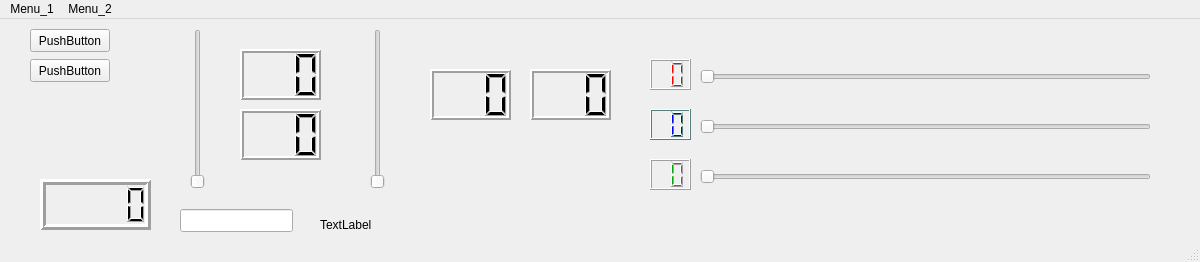
<?xml version="1.0" encoding="UTF-8"?>
<ui version="4.0">
 <class>MainWindow</class>
 <widget class="QMainWindow" name="MainWindow">
  <property name="geometry">
   <rect>
    <x>0</x>
    <y>0</y>
    <width>1200</width>
    <height>262</height>
   </rect>
  </property>
  <property name="windowTitle">
   <string>GE3</string>
  </property>
  <widget class="QWidget" name="centralwidget">
   <widget class="QPushButton" name="pushButton_1">
    <property name="geometry">
     <rect>
      <x>30</x>
      <y>10</y>
      <width>80</width>
      <height>23</height>
     </rect>
    </property>
    <property name="text">
     <string>PushButton</string>
    </property>
   </widget>
   <widget class="QPushButton" name="pushButton_2">
    <property name="geometry">
     <rect>
      <x>30</x>
      <y>40</y>
      <width>80</width>
      <height>23</height>
     </rect>
    </property>
    <property name="text">
     <string>PushButton</string>
    </property>
   </widget>
   <widget class="QSlider" name="verticalSlider_1">
    <property name="geometry">
     <rect>
      <x>190</x>
      <y>10</y>
      <width>16</width>
      <height>160</height>
     </rect>
    </property>
    <property name="maximum">
     <number>255</number>
    </property>
    <property name="orientation">
     <enum>Qt::Vertical</enum>
    </property>
   </widget>
   <widget class="QSlider" name="verticalSlider_2">
    <property name="geometry">
     <rect>
      <x>370</x>
      <y>10</y>
      <width>16</width>
      <height>160</height>
     </rect>
    </property>
    <property name="maximum">
     <number>255</number>
    </property>
    <property name="orientation">
     <enum>Qt::Vertical</enum>
    </property>
   </widget>
   <widget class="QSlider" name="horizontalSlider_1">
    <property name="enabled">
     <bool>true</bool>
    </property>
    <property name="geometry">
     <rect>
      <x>700</x>
      <y>50</y>
      <width>451</width>
      <height>16</height>
     </rect>
    </property>
    <property name="orientation">
     <enum>Qt::Horizontal</enum>
    </property>
   </widget>
   <widget class="QSlider" name="horizontalSlider_2">
    <property name="geometry">
     <rect>
      <x>700</x>
      <y>100</y>
      <width>451</width>
      <height>16</height>
     </rect>
    </property>
    <property name="orientation">
     <enum>Qt::Horizontal</enum>
    </property>
   </widget>
   <widget class="QLCDNumber" name="lcdNumber_1">
    <property name="geometry">
     <rect>
      <x>650</x>
      <y>40</y>
      <width>41</width>
      <height>31</height>
     </rect>
    </property>
    <property name="palette">
     <palette>
      <active>
       <colorrole role="WindowText">
        <brush brushstyle="SolidPattern">
         <color alpha="255">
          <red>255</red>
          <green>0</green>
          <blue>0</blue>
         </color>
        </brush>
       </colorrole>
       <colorrole role="Base">
        <brush brushstyle="SolidPattern">
         <color alpha="255">
          <red>255</red>
          <green>255</green>
          <blue>255</blue>
         </color>
        </brush>
       </colorrole>
      </active>
      <inactive>
       <colorrole role="WindowText">
        <brush brushstyle="SolidPattern">
         <color alpha="255">
          <red>255</red>
          <green>0</green>
          <blue>0</blue>
         </color>
        </brush>
       </colorrole>
       <colorrole role="Base">
        <brush brushstyle="SolidPattern">
         <color alpha="255">
          <red>255</red>
          <green>255</green>
          <blue>255</blue>
         </color>
        </brush>
       </colorrole>
      </inactive>
      <disabled>
       <colorrole role="WindowText">
        <brush brushstyle="SolidPattern">
         <color alpha="255">
          <red>120</red>
          <green>120</green>
          <blue>120</blue>
         </color>
        </brush>
       </colorrole>
       <colorrole role="Base">
        <brush brushstyle="SolidPattern">
         <color alpha="255">
          <red>240</red>
          <green>240</green>
          <blue>240</blue>
         </color>
        </brush>
       </colorrole>
      </disabled>
     </palette>
    </property>
    <property name="font">
     <font>
      <pointsize>10</pointsize>
      <weight>75</weight>
      <bold>true</bold>
     </font>
    </property>
    <property name="styleSheet">
     <string notr="true">&lt;property name=&quot;styleSheet&quot;&gt;
 &lt;string notr=&quot;true&quot;&gt;
  QLCDNumber {
   background-color: #2d2d2d;
   color: #00ff00;
   border: 1px solid black;
  }
 &lt;/string&gt;
&lt;/property&gt;</string>
    </property>
    <property name="digitCount">
     <number>2</number>
    </property>
   </widget>
   <widget class="QLabel" name="label">
    <property name="geometry">
     <rect>
      <x>320</x>
      <y>190</y>
      <width>701</width>
      <height>31</height>
     </rect>
    </property>
    <property name="text">
     <string>TextLabel</string>
    </property>
   </widget>
   <widget class="QLineEdit" name="lineEdit">
    <property name="geometry">
     <rect>
      <x>180</x>
      <y>190</y>
      <width>113</width>
      <height>23</height>
     </rect>
    </property>
   </widget>
   <widget class="QSlider" name="horizontalSlider_3">
    <property name="geometry">
     <rect>
      <x>700</x>
      <y>150</y>
      <width>451</width>
      <height>16</height>
     </rect>
    </property>
    <property name="orientation">
     <enum>Qt::Horizontal</enum>
    </property>
   </widget>
   <widget class="QLCDNumber" name="lcdNumber_2">
    <property name="geometry">
     <rect>
      <x>650</x>
      <y>90</y>
      <width>41</width>
      <height>31</height>
     </rect>
    </property>
    <property name="palette">
     <palette>
      <active>
       <colorrole role="WindowText">
        <brush brushstyle="SolidPattern">
         <color alpha="255">
          <red>0</red>
          <green>0</green>
          <blue>255</blue>
         </color>
        </brush>
       </colorrole>
       <colorrole role="Button">
        <brush brushstyle="SolidPattern">
         <color alpha="255">
          <red>170</red>
          <green>255</green>
          <blue>255</blue>
         </color>
        </brush>
       </colorrole>
       <colorrole role="Light">
        <brush brushstyle="SolidPattern">
         <color alpha="255">
          <red>255</red>
          <green>255</green>
          <blue>255</blue>
         </color>
        </brush>
       </colorrole>
       <colorrole role="Midlight">
        <brush brushstyle="SolidPattern">
         <color alpha="255">
          <red>212</red>
          <green>255</green>
          <blue>255</blue>
         </color>
        </brush>
       </colorrole>
       <colorrole role="Dark">
        <brush brushstyle="SolidPattern">
         <color alpha="255">
          <red>85</red>
          <green>127</green>
          <blue>127</blue>
         </color>
        </brush>
       </colorrole>
       <colorrole role="Mid">
        <brush brushstyle="SolidPattern">
         <color alpha="255">
          <red>113</red>
          <green>170</green>
          <blue>170</blue>
         </color>
        </brush>
       </colorrole>
       <colorrole role="Text">
        <brush brushstyle="SolidPattern">
         <color alpha="255">
          <red>0</red>
          <green>0</green>
          <blue>0</blue>
         </color>
        </brush>
       </colorrole>
       <colorrole role="BrightText">
        <brush brushstyle="SolidPattern">
         <color alpha="255">
          <red>255</red>
          <green>255</green>
          <blue>255</blue>
         </color>
        </brush>
       </colorrole>
       <colorrole role="ButtonText">
        <brush brushstyle="SolidPattern">
         <color alpha="255">
          <red>0</red>
          <green>0</green>
          <blue>0</blue>
         </color>
        </brush>
       </colorrole>
       <colorrole role="Base">
        <brush brushstyle="SolidPattern">
         <color alpha="255">
          <red>255</red>
          <green>255</green>
          <blue>255</blue>
         </color>
        </brush>
       </colorrole>
       <colorrole role="Window">
        <brush brushstyle="SolidPattern">
         <color alpha="255">
          <red>170</red>
          <green>255</green>
          <blue>255</blue>
         </color>
        </brush>
       </colorrole>
       <colorrole role="Shadow">
        <brush brushstyle="SolidPattern">
         <color alpha="255">
          <red>0</red>
          <green>0</green>
          <blue>0</blue>
         </color>
        </brush>
       </colorrole>
       <colorrole role="Highlight">
        <brush brushstyle="SolidPattern">
         <color alpha="255">
          <red>255</red>
          <green>0</green>
          <blue>255</blue>
         </color>
        </brush>
       </colorrole>
       <colorrole role="AlternateBase">
        <brush brushstyle="SolidPattern">
         <color alpha="255">
          <red>212</red>
          <green>255</green>
          <blue>255</blue>
         </color>
        </brush>
       </colorrole>
       <colorrole role="ToolTipBase">
        <brush brushstyle="SolidPattern">
         <color alpha="255">
          <red>255</red>
          <green>255</green>
          <blue>220</blue>
         </color>
        </brush>
       </colorrole>
       <colorrole role="ToolTipText">
        <brush brushstyle="SolidPattern">
         <color alpha="255">
          <red>0</red>
          <green>0</green>
          <blue>0</blue>
         </color>
        </brush>
       </colorrole>
       <colorrole role="PlaceholderText">
        <brush brushstyle="SolidPattern">
         <color alpha="128">
          <red>0</red>
          <green>0</green>
          <blue>0</blue>
         </color>
        </brush>
       </colorrole>
      </active>
      <inactive>
       <colorrole role="WindowText">
        <brush brushstyle="SolidPattern">
         <color alpha="255">
          <red>0</red>
          <green>0</green>
          <blue>255</blue>
         </color>
        </brush>
       </colorrole>
       <colorrole role="Button">
        <brush brushstyle="SolidPattern">
         <color alpha="255">
          <red>170</red>
          <green>255</green>
          <blue>255</blue>
         </color>
        </brush>
       </colorrole>
       <colorrole role="Light">
        <brush brushstyle="SolidPattern">
         <color alpha="255">
          <red>255</red>
          <green>255</green>
          <blue>255</blue>
         </color>
        </brush>
       </colorrole>
       <colorrole role="Midlight">
        <brush brushstyle="SolidPattern">
         <color alpha="255">
          <red>212</red>
          <green>255</green>
          <blue>255</blue>
         </color>
        </brush>
       </colorrole>
       <colorrole role="Dark">
        <brush brushstyle="SolidPattern">
         <color alpha="255">
          <red>85</red>
          <green>127</green>
          <blue>127</blue>
         </color>
        </brush>
       </colorrole>
       <colorrole role="Mid">
        <brush brushstyle="SolidPattern">
         <color alpha="255">
          <red>113</red>
          <green>170</green>
          <blue>170</blue>
         </color>
        </brush>
       </colorrole>
       <colorrole role="Text">
        <brush brushstyle="SolidPattern">
         <color alpha="255">
          <red>0</red>
          <green>0</green>
          <blue>0</blue>
         </color>
        </brush>
       </colorrole>
       <colorrole role="BrightText">
        <brush brushstyle="SolidPattern">
         <color alpha="255">
          <red>255</red>
          <green>255</green>
          <blue>255</blue>
         </color>
        </brush>
       </colorrole>
       <colorrole role="ButtonText">
        <brush brushstyle="SolidPattern">
         <color alpha="255">
          <red>0</red>
          <green>0</green>
          <blue>0</blue>
         </color>
        </brush>
       </colorrole>
       <colorrole role="Base">
        <brush brushstyle="SolidPattern">
         <color alpha="255">
          <red>255</red>
          <green>255</green>
          <blue>255</blue>
         </color>
        </brush>
       </colorrole>
       <colorrole role="Window">
        <brush brushstyle="SolidPattern">
         <color alpha="255">
          <red>170</red>
          <green>255</green>
          <blue>255</blue>
         </color>
        </brush>
       </colorrole>
       <colorrole role="Shadow">
        <brush brushstyle="SolidPattern">
         <color alpha="255">
          <red>0</red>
          <green>0</green>
          <blue>0</blue>
         </color>
        </brush>
       </colorrole>
       <colorrole role="Highlight">
        <brush brushstyle="SolidPattern">
         <color alpha="255">
          <red>255</red>
          <green>0</green>
          <blue>255</blue>
         </color>
        </brush>
       </colorrole>
       <colorrole role="AlternateBase">
        <brush brushstyle="SolidPattern">
         <color alpha="255">
          <red>212</red>
          <green>255</green>
          <blue>255</blue>
         </color>
        </brush>
       </colorrole>
       <colorrole role="ToolTipBase">
        <brush brushstyle="SolidPattern">
         <color alpha="255">
          <red>255</red>
          <green>255</green>
          <blue>220</blue>
         </color>
        </brush>
       </colorrole>
       <colorrole role="ToolTipText">
        <brush brushstyle="SolidPattern">
         <color alpha="255">
          <red>0</red>
          <green>0</green>
          <blue>0</blue>
         </color>
        </brush>
       </colorrole>
       <colorrole role="PlaceholderText">
        <brush brushstyle="SolidPattern">
         <color alpha="128">
          <red>0</red>
          <green>0</green>
          <blue>0</blue>
         </color>
        </brush>
       </colorrole>
      </inactive>
      <disabled>
       <colorrole role="WindowText">
        <brush brushstyle="SolidPattern">
         <color alpha="255">
          <red>85</red>
          <green>127</green>
          <blue>127</blue>
         </color>
        </brush>
       </colorrole>
       <colorrole role="Button">
        <brush brushstyle="SolidPattern">
         <color alpha="255">
          <red>170</red>
          <green>255</green>
          <blue>255</blue>
         </color>
        </brush>
       </colorrole>
       <colorrole role="Light">
        <brush brushstyle="SolidPattern">
         <color alpha="255">
          <red>255</red>
          <green>255</green>
          <blue>255</blue>
         </color>
        </brush>
       </colorrole>
       <colorrole role="Midlight">
        <brush brushstyle="SolidPattern">
         <color alpha="255">
          <red>212</red>
          <green>255</green>
          <blue>255</blue>
         </color>
        </brush>
       </colorrole>
       <colorrole role="Dark">
        <brush brushstyle="SolidPattern">
         <color alpha="255">
          <red>85</red>
          <green>127</green>
          <blue>127</blue>
         </color>
        </brush>
       </colorrole>
       <colorrole role="Mid">
        <brush brushstyle="SolidPattern">
         <color alpha="255">
          <red>113</red>
          <green>170</green>
          <blue>170</blue>
         </color>
        </brush>
       </colorrole>
       <colorrole role="Text">
        <brush brushstyle="SolidPattern">
         <color alpha="255">
          <red>85</red>
          <green>127</green>
          <blue>127</blue>
         </color>
        </brush>
       </colorrole>
       <colorrole role="BrightText">
        <brush brushstyle="SolidPattern">
         <color alpha="255">
          <red>255</red>
          <green>255</green>
          <blue>255</blue>
         </color>
        </brush>
       </colorrole>
       <colorrole role="ButtonText">
        <brush brushstyle="SolidPattern">
         <color alpha="255">
          <red>85</red>
          <green>127</green>
          <blue>127</blue>
         </color>
        </brush>
       </colorrole>
       <colorrole role="Base">
        <brush brushstyle="SolidPattern">
         <color alpha="255">
          <red>170</red>
          <green>255</green>
          <blue>255</blue>
         </color>
        </brush>
       </colorrole>
       <colorrole role="Window">
        <brush brushstyle="SolidPattern">
         <color alpha="255">
          <red>170</red>
          <green>255</green>
          <blue>255</blue>
         </color>
        </brush>
       </colorrole>
       <colorrole role="Shadow">
        <brush brushstyle="SolidPattern">
         <color alpha="255">
          <red>0</red>
          <green>0</green>
          <blue>0</blue>
         </color>
        </brush>
       </colorrole>
       <colorrole role="Highlight">
        <brush brushstyle="SolidPattern">
         <color alpha="255">
          <red>0</red>
          <green>120</green>
          <blue>215</blue>
         </color>
        </brush>
       </colorrole>
       <colorrole role="AlternateBase">
        <brush brushstyle="SolidPattern">
         <color alpha="255">
          <red>170</red>
          <green>255</green>
          <blue>255</blue>
         </color>
        </brush>
       </colorrole>
       <colorrole role="ToolTipBase">
        <brush brushstyle="SolidPattern">
         <color alpha="255">
          <red>255</red>
          <green>255</green>
          <blue>220</blue>
         </color>
        </brush>
       </colorrole>
       <colorrole role="ToolTipText">
        <brush brushstyle="SolidPattern">
         <color alpha="255">
          <red>0</red>
          <green>0</green>
          <blue>0</blue>
         </color>
        </brush>
       </colorrole>
       <colorrole role="PlaceholderText">
        <brush brushstyle="SolidPattern">
         <color alpha="128">
          <red>0</red>
          <green>0</green>
          <blue>0</blue>
         </color>
        </brush>
       </colorrole>
      </disabled>
     </palette>
    </property>
    <property name="font">
     <font>
      <pointsize>10</pointsize>
      <weight>75</weight>
      <bold>true</bold>
     </font>
    </property>
    <property name="styleSheet">
     <string notr="true"/>
    </property>
    <property name="digitCount">
     <number>2</number>
    </property>
   </widget>
   <widget class="QLCDNumber" name="lcdNumber_3">
    <property name="geometry">
     <rect>
      <x>650</x>
      <y>140</y>
      <width>41</width>
      <height>31</height>
     </rect>
    </property>
    <property name="palette">
     <palette>
      <active>
       <colorrole role="WindowText">
        <brush brushstyle="SolidPattern">
         <color alpha="255">
          <red>0</red>
          <green>170</green>
          <blue>0</blue>
         </color>
        </brush>
       </colorrole>
      </active>
      <inactive>
       <colorrole role="WindowText">
        <brush brushstyle="SolidPattern">
         <color alpha="255">
          <red>0</red>
          <green>170</green>
          <blue>0</blue>
         </color>
        </brush>
       </colorrole>
      </inactive>
      <disabled>
       <colorrole role="WindowText">
        <brush brushstyle="SolidPattern">
         <color alpha="255">
          <red>120</red>
          <green>120</green>
          <blue>120</blue>
         </color>
        </brush>
       </colorrole>
      </disabled>
     </palette>
    </property>
    <property name="font">
     <font>
      <pointsize>10</pointsize>
      <weight>75</weight>
      <bold>true</bold>
     </font>
    </property>
    <property name="digitCount">
     <number>2</number>
    </property>
   </widget>
   <widget class="QLCDNumber" name="lcdNumber_6">
    <property name="geometry">
     <rect>
      <x>240</x>
      <y>30</y>
      <width>81</width>
      <height>51</height>
     </rect>
    </property>
    <property name="font">
     <font>
      <pointsize>10</pointsize>
      <weight>75</weight>
      <bold>true</bold>
     </font>
    </property>
    <property name="lineWidth">
     <number>2</number>
    </property>
    <property name="digitCount">
     <number>3</number>
    </property>
   </widget>
   <widget class="QLCDNumber" name="lcdNumber_7">
    <property name="geometry">
     <rect>
      <x>240</x>
      <y>90</y>
      <width>81</width>
      <height>51</height>
     </rect>
    </property>
    <property name="font">
     <font>
      <pointsize>10</pointsize>
      <weight>75</weight>
      <bold>true</bold>
     </font>
    </property>
    <property name="lineWidth">
     <number>2</number>
    </property>
    <property name="digitCount">
     <number>3</number>
    </property>
   </widget>
   <widget class="QLCDNumber" name="lcdNumber_8">
    <property name="geometry">
     <rect>
      <x>40</x>
      <y>160</y>
      <width>111</width>
      <height>51</height>
     </rect>
    </property>
    <property name="font">
     <font>
      <pointsize>10</pointsize>
      <weight>75</weight>
      <bold>true</bold>
     </font>
    </property>
    <property name="lineWidth">
     <number>3</number>
    </property>
   </widget>
   <widget class="QLCDNumber" name="lcdNumber_9">
    <property name="geometry">
     <rect>
      <x>430</x>
      <y>50</y>
      <width>81</width>
      <height>51</height>
     </rect>
    </property>
    <property name="font">
     <font>
      <pointsize>10</pointsize>
      <weight>75</weight>
      <bold>true</bold>
     </font>
    </property>
    <property name="lineWidth">
     <number>2</number>
    </property>
    <property name="digitCount">
     <number>3</number>
    </property>
   </widget>
   <widget class="QLCDNumber" name="lcdNumber_10">
    <property name="geometry">
     <rect>
      <x>530</x>
      <y>50</y>
      <width>81</width>
      <height>51</height>
     </rect>
    </property>
    <property name="font">
     <font>
      <pointsize>10</pointsize>
      <weight>75</weight>
      <bold>true</bold>
     </font>
    </property>
    <property name="lineWidth">
     <number>2</number>
    </property>
    <property name="digitCount">
     <number>3</number>
    </property>
   </widget>
  </widget>
  <widget class="QMenuBar" name="menubar">
   <property name="geometry">
    <rect>
     <x>0</x>
     <y>0</y>
     <width>1200</width>
     <height>26</height>
    </rect>
   </property>
   <widget class="QMenu" name="menuMenu_1">
    <property name="title">
     <string>Menu_1</string>
    </property>
   </widget>
   <widget class="QMenu" name="menuMenu_2">
    <property name="title">
     <string>Menu_2</string>
    </property>
   </widget>
   <addaction name="menuMenu_1"/>
   <addaction name="menuMenu_2"/>
  </widget>
  <widget class="QStatusBar" name="statusbar"/>
  <action name="actionMenu_2">
   <property name="text">
    <string>Submenu_2</string>
   </property>
  </action>
 </widget>
 <resources/>
 <connections/>
</ui>
